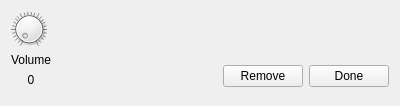
<?xml version="1.0" encoding="UTF-8"?>
<ui version="4.0">
 <class>SettingsChangeFooterWidget</class>
 <widget class="QWidget" name="SettingsChangeFooterWidget">
  <property name="geometry">
   <rect>
    <x>0</x>
    <y>0</y>
    <width>400</width>
    <height>106</height>
   </rect>
  </property>
  <property name="windowTitle">
   <string>Form</string>
  </property>
  <layout class="QVBoxLayout" name="verticalLayout_2">
   <item>
    <layout class="QGridLayout" name="gridLayout">
     <item row="0" column="0" rowspan="2">
      <layout class="QVBoxLayout" name="verticalLayout">
       <item>
        <widget class="QDial" name="volumeDial">
         <property name="maximumSize">
          <size>
           <width>36</width>
           <height>36</height>
          </size>
         </property>
         <property name="maximum">
          <number>100</number>
         </property>
         <property name="notchesVisible">
          <bool>true</bool>
         </property>
        </widget>
       </item>
       <item>
        <widget class="QLabel" name="volumeLabel">
         <property name="text">
          <string>Volume</string>
         </property>
         <property name="alignment">
          <set>Qt::AlignCenter</set>
         </property>
        </widget>
       </item>
       <item>
        <widget class="QLabel" name="volumeValueLabel">
         <property name="text">
          <string>0</string>
         </property>
         <property name="alignment">
          <set>Qt::AlignCenter</set>
         </property>
        </widget>
       </item>
      </layout>
     </item>
     <item row="0" column="1">
      <spacer name="verticalSpacer_2">
       <property name="orientation">
        <enum>Qt::Vertical</enum>
       </property>
       <property name="sizeHint" stdset="0">
        <size>
         <width>20</width>
         <height>40</height>
        </size>
       </property>
      </spacer>
     </item>
     <item row="1" column="1">
      <layout class="QHBoxLayout" name="horizontalLayout">
       <item>
        <spacer name="horizontalSpacer">
         <property name="orientation">
          <enum>Qt::Horizontal</enum>
         </property>
         <property name="sizeHint" stdset="0">
          <size>
           <width>40</width>
           <height>20</height>
          </size>
         </property>
        </spacer>
       </item>
       <item>
        <widget class="QPushButton" name="removeButton">
         <property name="text">
          <string>Remove</string>
         </property>
        </widget>
       </item>
       <item>
        <widget class="QPushButton" name="doneButton">
         <property name="text">
          <string>Done</string>
         </property>
        </widget>
       </item>
      </layout>
     </item>
    </layout>
   </item>
   <item>
    <spacer name="verticalSpacer">
     <property name="orientation">
      <enum>Qt::Vertical</enum>
     </property>
     <property name="sizeHint" stdset="0">
      <size>
       <width>20</width>
       <height>0</height>
      </size>
     </property>
    </spacer>
   </item>
  </layout>
 </widget>
 <resources/>
 <connections/>
</ui>
